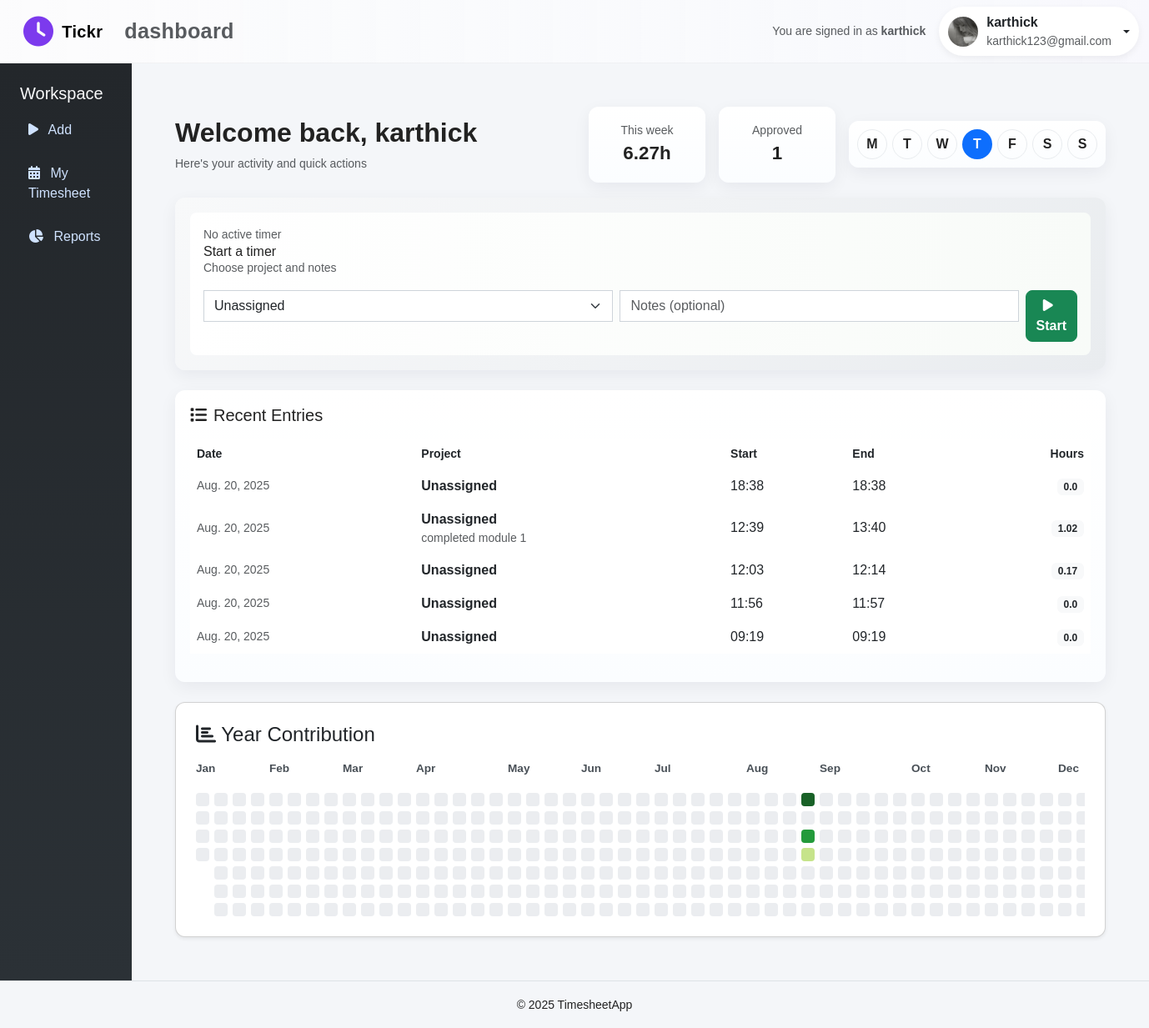
The app's page /dashboard/employee/ (signed in) with its own data.
### timesheet_app/models.py (models this page shows, shortened)
class CustomUser(AbstractUser):
    role = models.CharField(max_length=10, choices=ROLE_CHOICES)

class Profile(models.Model):
    user = models.OneToOneField(settings.AUTH_USER_MODEL, on_delete=models.CASCADE, related_name='profile')
    avatar = models.ImageField(upload_to=avatar_upload_to, null=True, blank=True)

class TimesheetEntry(models.Model):
    user = models.ForeignKey(settings.AUTH_USER_MODEL, on_delete=models.CASCADE)
    project = models.ForeignKey(Project, on_delete=models.PROTECT, null=True, blank=True)
    work_date = models.DateField(null=False, blank=False)
    start_time = models.DateTimeField(null=True, blank=True)
    end_time = models.DateTimeField(null=True, blank=True)
    break_minutes = models.PositiveIntegerField(default=0)
    duration_minutes = models.PositiveIntegerField(default=0, editable=False)
    billable = models.BooleanField(default=True)
    notes = models.TextField(blank=True)
    created_at = models.DateTimeField(auto_now_add=True)
    updated_at = models.DateTimeField(auto_now=True)
    class Meta:
        indexes = [
            models.Index(fields=["user", "work_date"]),
            models.Index(fields=["project", "work_date"]),
        ]
        ordering = ["work_date", "start_time"]

### timesheet_app/views.py (the view)
# urls.py: path("dashboard/employee/", employee_dashboard, name="employee_dashboard"),
@login_required
@role_required("employee")
def employee_dashboard(request):
    user = request.user
    today = dt.date.today()
    projects = Project.objects.filter(active=True).order_by("name")
    running_timer = TimesheetEntry.objects.filter(user=user, end_time__isnull=True).order_by("-start_time").first()
    if running_timer and running_timer.start_time:
        delta = timezone.now() - running_timer.start_time
        running_timer.hours = round(delta.total_seconds() / 3600, 2)
    else:
        running_timer = None
    recent_entries = TimesheetEntry.objects.filter(user=user).order_by("-work_date", "-start_time")[:5]
    for e in recent_entries:
        if e.duration_minutes is not None:
            e.hours = round(e.duration_minutes / 60.0, 2)
        elif e.start_time:
            delta = timezone.now() - e.start_time
            e.hours = round(delta.total_seconds() / 3600, 2)
        else:
            e.hours = 0
    year_start = dt.date(today.year, 1, 1)
    year_end = dt.date(today.year, 12, 31)
    entries_qs = TimesheetEntry.objects.filter(
        user=user, work_date__range=(year_start, year_end)
    ).values("work_date").annotate(total_minutes=Coalesce(Sum("duration_minutes"), 0))
    hours_map = {e["work_date"]: e["total_minutes"] / 60 for e in entries_qs}
    cal_data = []
    week = []
    current_date = year_start
    while current_date <= year_end:
        if current_date.weekday() == 6 and week:
            cal_data.append(week)
            week = []
        week.append({"date": current_date, "hours": hours_map.get(current_date, 0)})
        current_date += dt.timedelta(days=1)
    if week:
        cal_data.append(week)
    month_labels = []
    week_column_width = 22
    for month in range(1, 13):
        first_day = dt.date(today.year, month, 1)
        week_index = (first_day - year_start).days // 7
        margin_px = week_index * week_column_width
        month_labels.append({"name": calendar.month_abbr[month], "margin": margin_px})
    week_start, _ = get_current_week_bounds(today)
    week_days = [week_start + dt.timedelta(days=i) for i in range(7)]
    labels = ['M', 'T', 'W', 'T', 'F', 'S', 'S']
    week_day_pairs = [{'date': d, 'label': labels[i]} for i, d in enumerate(week_days)]
    entries_week = TimesheetEntry.objects.filter(user=user, work_date__range=(week_start, week_start + dt.timedelta(days=6)))
    total_minutes = entries_week.aggregate(total_minutes=Coalesce(Sum('duration_minutes'), 0))['total_minutes'] or 0
    total_hours = round(total_minutes / 60.0, 2)
    context = {
        "projects": projects,
        "running_timer": running_timer,
        "recent_entries": recent_entries,
        "cal_data": cal_data,
        "month_labels": month_labels,
        "week_start": week_start,
        "week_day_pairs": week_day_pairs,
        "today": today,
        "approved_this_week": int(WeekSummary.objects.filter(user=user, week_start=week_start, status=STATUS_APPROVED).exists()),
        "this_week_hours": total_hours,
    }
    return render(request, "dashboard/employee.html", context)

### timesheet_app/utils.py (called while the page is built)
def get_current_week_bounds(today=None):
    if today is None:
        today = timezone.localdate()
    monday = today - timedelta(days=today.weekday())   # 0 = Monday
    sunday = monday + timedelta(days=6)
    return monday, sunday

### timesheet_app/templates/dashboard/employee.html (shortened to what this page needs)
{% extends "base.html" %}
{% load static %}
{% block content %}
<div class="container my-4">
            <div class="topbar">
            <div>
                <h2 class="topbar1">Welcome back, {{ user.first_name|default:user.username }}</h2>
                <div class="small text-muted">Here's your activity and quick actions</div>
            </div>
            <div class="d-flex gap-3 align-items-center">
                <div class="card-modern text-center" style="min-width:140px" id="this-week-card">
                    <div class="small text-muted">This week</div>
                    <div id="this-week-hours" style="font-size:1.4rem; font-weight:700">{{ this_week_hours|default:0 }}h</div>
                </div>
                <div class="card-modern text-center" style="min-width:140px" id="approved-card">
                    <div class="small text-muted">Approved</div>
                    <div id="approved-count" style="font-size:1.4rem; font-weight:700">{{ approved_this_week|default:0 }}</div>
                </div>
                <div class="card-modern text-center" style="padding:10px; display:flex; gap:8px; align-items:center;">
                    {% load tz %}
                    <div id="weekly-circles" style="display:flex; gap:6px;">
                        {% for pair in week_day_pairs %}
                            {% if pair.date == today %}
                                <div class="week-day-circle today" title="{{ pair.date }}" style="width:36px;height:36px;border-radius:999px;display:flex;align-items:center;justify-content:center;background:#0d6efd;color:white;">
                                    <div style="font-weight:700">{{ pair.label }}</div>
                                </div>
                            {% else %}
                                <div class="week-day-circle" title="{{ pair.date }}" style="width:36px;height:36px;border-radius:999px;display:flex;align-items:center;justify-content:center;border:1px solid #e9ecef;">
                                    <div style="font-weight:600">{{ pair.label }}</div>
                                </div>
                            {% endif %}
                        {% endfor %}
                    </div>
                </div>
            </div>
        </div>
                <div class="card-modern mb-4 start-timer-card">
                                <div id="employee-running-timer">
                                    {% include 'dashboard/_running_timer.html' with start_name='start_time_entry' stop_name='stop_time_entry' container_id='employee-running-timer' %}
                                </div>
                    </div>
    <div class="card-modern mb-4" id="recent-entries">
        <h5 class="mb-3"><i class="fa-solid fa-list me-2"></i>Recent Entries</h5>
        <div class="table-responsive">
            <table class="table table-borderless align-middle">
                <thead>
                    <tr class="text-muted small">
                        <th>Date</th>
                        <th>Project</th>
                        <th>Start</th>
                        <th>End</th>
                        <th class="text-end">Hours</th>
                    </tr>
                </thead>
                <tbody>
                    {% for e in recent_entries %}
                    <tr class="py-2">
                        <td class="small text-muted">{{ e.work_date|date:"M. d, Y" }}</td>
                        <td><strong>{{ e.project.name|default:"Unassigned" }}</strong><div class="small text-muted">{{ e.notes|truncatechars:40 }}</div></td>
                        <td>{{ e.start_time|time:"H:i" }}</td>
                        <td>{{ e.end_time|time:"H:i"|default:"-" }}</td>
                        <td class="text-end"><span class="badge bg-light text-dark">{{ e.hours }}</span></td>
                    </tr>
                    {% endfor %}
                </tbody>
            </table>
        </div>
    </div>
    <div class="card p-4 shadow-sm git-graph-card">
        <h4 class="mb-3"><i class="fa fa-chart-bar"></i> Year Contribution</h4>
        <div class="git-graph">
            <div class="month-labels position-relative" style="height:28px;">
                {% for month in month_labels %}
                <div class="month-name position-absolute" style="left: {{ month.margin }}px">{{ month.name }}</div>
                {% endfor %}
            </div>
            <div class="weeks-wrap" style="overflow-x:auto; padding-top:6px;">
            <div class="weeks d-flex" style="gap:6px; min-width:900px;">
                {% for week in cal_data %}
                <div class="week d-flex flex-column" style="gap:6px;">
                    {% for day in week %}
                    {% if day.hours == 0 %}
                        <div class="day" title="{{ day.date }} - {{ day.hours }}h" style="background-color: #ebedf0"></div>
                    {% elif day.hours < 2 %}
                        <div class="day" title="{{ day.date }} - {{ day.hours }}h" style="background-color: #c6e48b"></div>
                    {% elif day.hours < 4 %}
                        <div class="day" title="{{ day.date }} - {{ day.hours }}h" style="background-color: #7bc96f"></div>
                    {% elif day.hours < 6 %}
                        <div class="day" title="{{ day.date }} - {{ day.hours }}h" style="background-color: #239a3b"></div>
                    {% else %}
                        <div class="day" title="{{ day.date }} - {{ day.hours }}h" style="background-color: #196127"></div>
                    {% endif %}
                    {% endfor %}
                </div>
                {% endfor %}
            </div>
            </div>
        </div>
    </div>
</div>
{% endblock %}

### timesheet_app/templates/base.html (shortened to what this page needs)
{% load static %}
<!doctype html>
<html lang="en">
<head>
  <link href="https://cdn.jsdelivr.net/npm/bootstrap@5.3.0/dist/css/bootstrap.min.css" rel="stylesheet">
  <link href="https://cdnjs.cloudflare.com/ajax/libs/font-awesome/6.4.0/css/all.min.css" rel="stylesheet">
</head>
<body>
<nav class="navbar navbar-expand-lg navbar-light" style="background: linear-gradient(90deg, rgba(255,255,255,0.7), rgba(250,250,255,0.6)); border-bottom:1px solid rgba(0,0,0,0.04);">
  <div class="container-fluid d-flex justify-content-between align-items-center">
    <div class="app-brand ms-lg-3">
      <i class="fa-solid fa-clock fa-lg" style="color:var(--accent)"></i>
      <span class="navbar-brand">Tickr</span>
      <small class="text-muted">dashboard</small>
    </div>
    <div class="d-flex align-items-center">
      <div class="me-3 text-muted small d-none d-md-block">You are signed in as <strong>{{ user.get_full_name|default:user.username }}</strong></div>
      {% if user.is_authenticated %}
      <div class="dropdown">
        <button class="btn profile-pill dropdown-toggle" data-bs-toggle="dropdown" aria-expanded="false">
          {% if user.profile and user.profile.avatar %}
            <img src="{{ user.profile.avatar.url }}" alt="avatar" />
          {% else %}
            <img src="https://ui-avatars.com/api/?name={{ user.username }}&background=7c3aed&color=fff" alt="avatar" />
          {% endif %}
          <div class="d-none d-sm-block text-start">
            <div style="font-weight:600">{{ user.get_full_name|default:user.username }}</div>
            <div class="small text-muted">{{ user.email }}</div>
          </div>
        </button>
      </div>
      {% endif %}
    </div>
  </div>
</nav>
<div class="d-flex">
  {% block sidebar %}
  <div class="sidebar" id="sidebar">
    <h5 class="text-light">Workspace</h5>
    <a href="{% url 'add_time_entry' %}"><i class="fa-solid fa-play me-2"></i> Add</a>
    <a href="{% url 'my_timesheet' %}"><i class="fa-solid fa-calendar-days me-2"></i> My Timesheet</a>
    <a href="{% url 'my_reports' %}"><i class="fa-solid fa-chart-pie me-2"></i> Reports</a>
  </div>
  {% endblock %}
  <div class="content-wrapper">
    {% block content %}{% endblock %}
  </div>
</div>
<footer class="text-center py-3 border-top">
  <small>&copy; 2025 TimesheetApp</small>
</footer>
</body>
</html>

### timesheet_app/templates/base.html (style rules this page uses)
:root { --primary: #0d6efd; --muted: #6c757d; --card: #ffffff; --bg: #f4f6f9; --accent: #7c3aed; }
body { display: flex; min-height: 100vh; flex-direction: column; margin: 0; background: var(--bg); font-family: 'Poppins', sans-serif; color: #222; }
.sidebar { width: 220px; background: linear-gradient(180deg, #23272b, #2b3136); color: #fff; min-height: 100vh; padding: 24px; transition: all 0.3s ease; }
.sidebar a { display: block; color: #cfe2ff; margin: 12px 0; text-decoration: none; padding: 8px 10px; border-radius: 8px; transition: background 0.3s ease, color 0.3s ease; }
.content-wrapper { flex: 1; padding: 28px 40px; background: var(--bg); min-height: 100vh; transition: padding 0.3s ease; }
.day { width: 18px; height: 18px; border-radius: 4px; cursor: pointer; transition: transform 0.12s ease; }
.topbar { display: flex; align-items: center; justify-content: space-between; gap: 16px; margin-bottom: 18px; flex-wrap: wrap; }
.app-brand { font-weight: 700; letter-spacing: 0.3px; display: flex; align-items: center; gap: 10px; font-size: 1.8rem; user-select: none; color: #7c3aed; }
.profile-pill { display: flex; align-items: center; gap: 10px; background: var(--card); padding: 6px 10px; border-radius: 999px; box-shadow: 0 3px 8px rgba(12,12,12,0.06); cursor: pointer; transition: box-shadow 0.3s ease; }
.profile-pill img { width: 36px; height: 36px; border-radius: 50%; object-fit: cover; flex-shrink: 0; }
.card-modern { background: linear-gradient(180deg, #fff, #fbfdff); border-radius: 12px; padding: 18px; box-shadow: 0 6px 20px rgba(20,20,50,0.06); transition: box-shadow 0.3s ease, transform 0.3s ease; }

### timesheet_app/templates/dashboard/employee.html (style rules this page uses)
.topbar1 { font-size: 2rem; font-weight: 700; }
.start-timer-card { border-radius: 12px; background: linear-gradient(135deg, #f8f9fa, #e9ecef); transition: transform 0.2s, box-shadow 0.2s; }
.git-graph-card { border-radius: 12px; }
.git-graph { display: flex; flex-direction: column; }
.month-labels { display: flex; justify-content: space-between; margin-bottom: 5px; }
.month-name { font-weight: bold; font-size: 0.85rem; color: #495057; }
.weeks { display: flex; gap: 2px; }
.week { display: flex; flex-direction: column; gap: 2px; }
.day { width: 16px; height: 16px; border-radius: 4px; transition: all 0.2s; }

### records on screen
CustomUser: get_full_name "karthick", profile.avatar (picture), email "karthick123@gmail.com", first_name "karthick"
TimesheetEntry: work_date "Aug. 20, 2025", project.name "Unassigned", start_time "18:38", end_time "18:38", hours "0.0"
TimesheetEntry: work_date "Aug. 20, 2025", project.name "Unassigned", notes "completed module 1", start_time "12:39", end_time "13:40", hours "1.02"
TimesheetEntry: work_date "Aug. 20, 2025", project.name "Unassigned", start_time "12:03", end_time "12:14", hours "0.17"
TimesheetEntry: work_date "Aug. 20, 2025", project.name "Unassigned", start_time "11:56", end_time "11:57", hours "0.0"
TimesheetEntry: work_date "Aug. 20, 2025", project.name "Unassigned", start_time "09:19", end_time "09:19", hours "0.0"

### other values on screen
{{ this_week_hours|default:0 }} "6.27"
{{ approved_this_week|default:0 }} "1"
{{ pair.label }} "M" "T" "W" "F" "S" "S"
{{ pair.label }} "T"
{{ month.name }} "Jan" "Feb" "Mar" "Apr" "May" "Jun" "Jul" "Aug" "Sep" "Oct" "Nov" "Dec"
